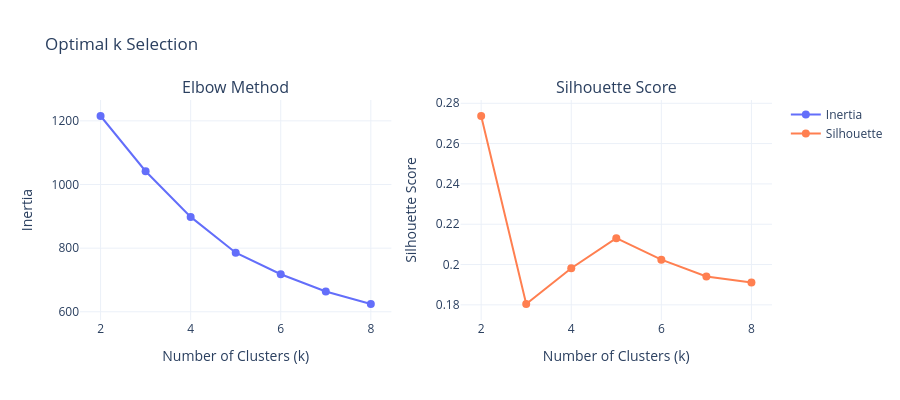
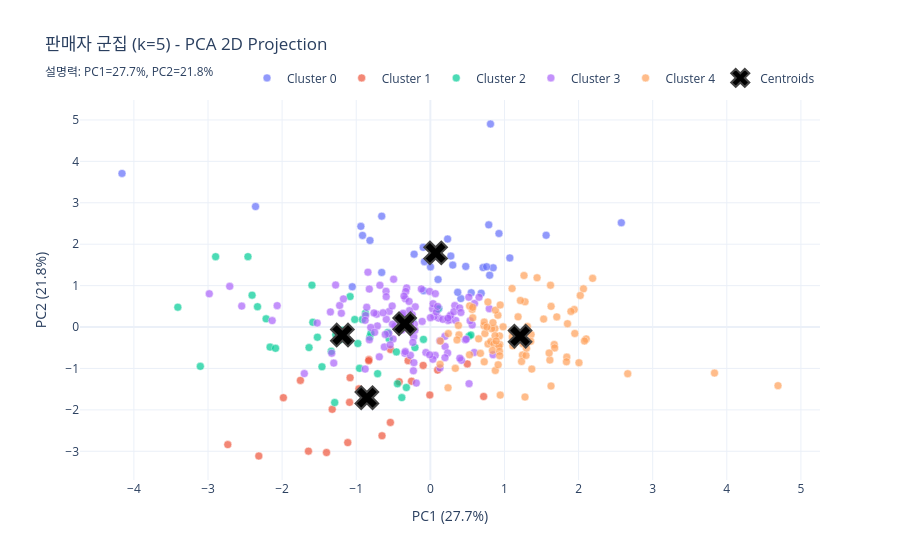
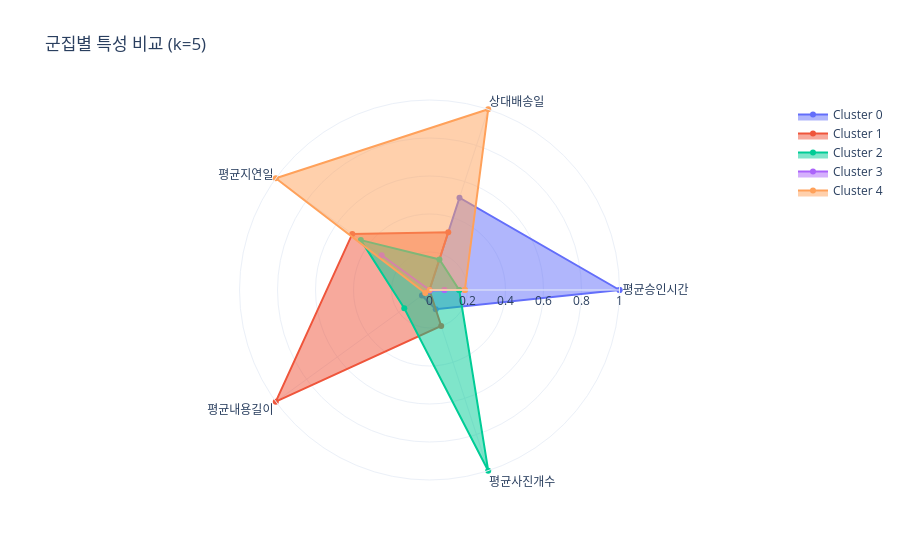
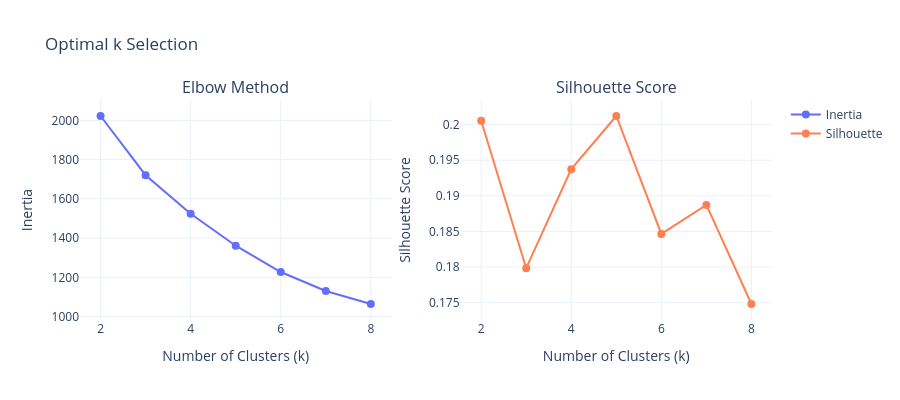

Notebook source saved alongside these figures, in order:
### Code cell
for category in top5_categories:
    data = category_seller[category]
    optimal_k = optimal_ks[category]
    clustering_all_process(data, features, target, colors, optimal_k)
